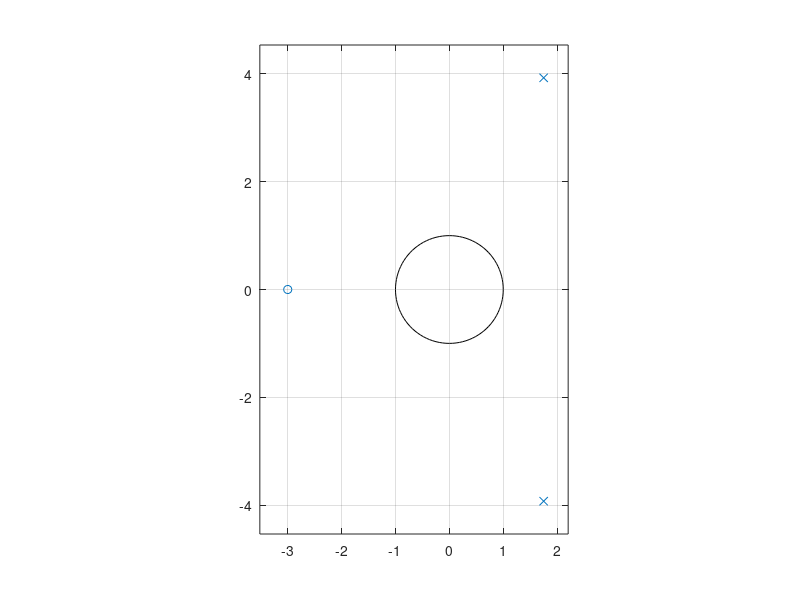

MATLAB code to generate this figure:
% task 2
% unstable system example
num = [1 3];
denum = [2 -7 37];

[z, p, k] = tf2zp(num, denum)

zplane(z, p);

poly(p) %